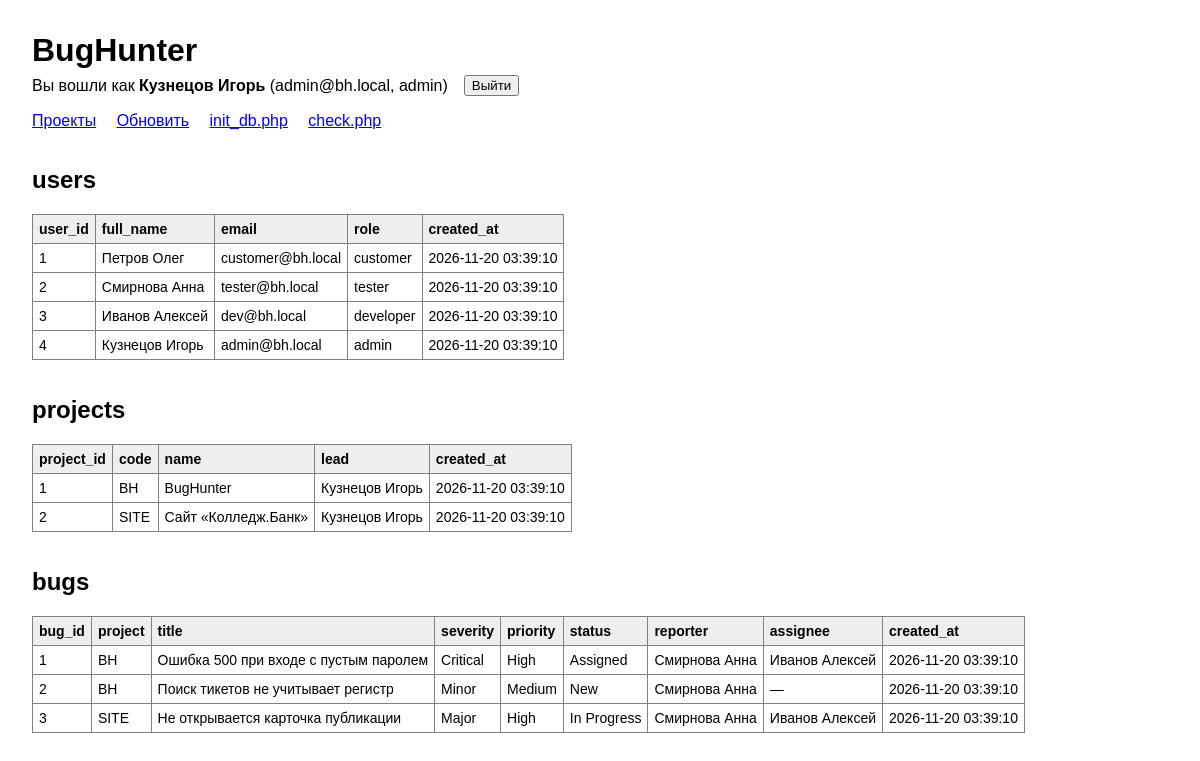
Screenshot of /index.php (signed in) with the database file from the repository.
### tables this page shows
CREATE TABLE users (
    user_id       INTEGER PRIMARY KEY AUTOINCREMENT,
    full_name     TEXT    NOT NULL,
    email         TEXT    NOT NULL UNIQUE,
    password_hash TEXT    NOT NULL,
    role          TEXT    NOT NULL
                  CHECK (role IN ('customer', 'tester', 'developer', 'admin')),
    created_at    TEXT    NOT NULL DEFAULT CURRENT_TIMESTAMP
);

CREATE TABLE projects (
    project_id INTEGER PRIMARY KEY AUTOINCREMENT,
    code       TEXT    NOT NULL UNIQUE
               CHECK (length(code) BETWEEN 2 AND 10),
    name       TEXT    NOT NULL,
    lead_id    INTEGER REFERENCES users (user_id) ON DELETE SET NULL,
    created_at TEXT    NOT NULL DEFAULT CURRENT_TIMESTAMP
, owner_id INTEGER REFERENCES users (user_id), description TEXT NOT NULL DEFAULT '');

CREATE TABLE bugs (
    bug_id      INTEGER PRIMARY KEY AUTOINCREMENT,
    project_id  INTEGER NOT NULL REFERENCES projects (project_id) ON DELETE CASCADE,
    reporter_id INTEGER NOT NULL REFERENCES users (user_id) ON DELETE RESTRICT,
    assignee_id INTEGER REFERENCES users (user_id) ON DELETE SET NULL,
    title       TEXT    NOT NULL CHECK (length(trim(title)) > 0),
    steps       TEXT,
    severity    TEXT    NOT NULL
                CHECK (severity IN ('Critical', 'Major', 'Minor', 'Trivial')),
    priority    TEXT    NOT NULL DEFAULT 'Medium'
                CHECK (priority IN ('High', 'Medium', 'Low')),
    status      TEXT    NOT NULL DEFAULT 'New'
                CHECK (status IN ('New', 'Assigned', 'In Progress', 'Fixed', 'Verified', 'Closed', 'Reopened')),
    created_at  TEXT    NOT NULL DEFAULT CURRENT_TIMESTAMP
);

### config/database.php (called while the page is built, shortened)
<?php
function getPdo(): PDO
{
    static $pdo = null;
    if ($pdo === null) {
        $pdo = new PDO('sqlite:' . DB_PATH, null, null, [
            PDO::ATTR_ERRMODE            => PDO::ERRMODE_EXCEPTION,
            PDO::ATTR_DEFAULT_FETCH_MODE => PDO::FETCH_ASSOC,
        ]);
        $pdo->exec('PRAGMA foreign_keys = ON');
    }
    return $pdo;
}

### index.php (the view, shortened to what this page needs)
<?php
require __DIR__ . '/auth.php';
$me = requireLogin();
try {
    $pdo = getPdo();
    $users = $pdo->query(
        'SELECT user_id, full_name, email, role, created_at FROM users ORDER BY user_id'
    )->fetchAll();
    $projects = $pdo->query(
        'SELECT p.project_id, p.code, p.name, u.full_name AS lead, p.created_at
         FROM projects p
         LEFT JOIN users u ON u.user_id = p.lead_id
         ORDER BY p.project_id'
    )->fetchAll();
    $bugs = $pdo->query(
        'SELECT b.bug_id, p.code AS project, b.title, b.severity, b.priority, b.status,
                r.full_name AS reporter, COALESCE(a.full_name, \'—\') AS assignee, b.created_at
         FROM bugs b
         JOIN projects p ON p.project_id = b.project_id
         JOIN users r    ON r.user_id = b.reporter_id
         LEFT JOIN users a ON a.user_id = b.assignee_id
         ORDER BY b.bug_id'
    )->fetchAll();
} catch (Throwable $e) {
    http_response_code(500);
    echo '<h1>Ошибка</h1><p>' . h($e->getMessage()) . '</p>';
    echo '<p>Запустите <a href="init_db.php">init_db.php</a>.</p>';
    exit;
}
function renderTable(string $title, array $rows): void
{
    echo '<h2>' . h($title) . '</h2>';
    echo '<table border="1" cellpadding="6" cellspacing="0" style="border-collapse:collapse">';
    echo '<tr>';
    foreach (array_keys($rows[0]) as $col) {
        echo '<th>' . h($col) . '</th>';
    }
    echo '</tr>';
    foreach ($rows as $row) {
        echo '<tr>';
        foreach ($row as $val) {
            echo '<td>' . h($val === null ? '' : (string) $val) . '</td>';
        }
        echo '</tr>';
    }
    echo '</table>';
}
?>
    <h1>BugHunter</h1>
    <div class="userbar">
        <span>Вы вошли как <b><?= h($me['full_name']) ?></b> (<?= h($me['email']) ?>, <?= h($me['role']) ?>)</span>
        <form method="POST" action="logout.php">
            <button type="submit">Выйти</button>
        </form>
    </div>
    <p class="links">
        <a href="projects.php">Проекты</a>
        <a href="index.php">Обновить</a>
        <a href="init_db.php">init_db.php</a>
        <a href="check.php">check.php</a>
    </p>
    <?php
    renderTable('users', $users);
    ?>

### auth.php (style rules this page uses)
body { font-family: sans-serif; margin: 2em; }
h1 { margin-bottom: .2em; }
h2 { margin-top: 1.5em; }
table { margin-top: .5em; }
th { background: #eee; text-align: left; }
td, th { font-size: 14px; vertical-align: top; }
.links a { margin-right: 1em; }
.userbar { display: flex; gap: 1em; align-items: center; }
.userbar form { margin: 0; }

### rows the page displays
users: full_name "Кузнецов Игорь", email "admin@bh.local", role "admin", user_id "4", created_at "2026-11-20 03:39:10"
users: user_id "1", full_name "Петров Олег", email "customer@bh.local", role "customer", created_at "2026-11-20 03:39:10"
users: user_id "2", full_name "Смирнова Анна", email "tester@bh.local", role "tester", created_at "2026-11-20 03:39:10"
users: user_id "3", full_name "Иванов Алексей", email "dev@bh.local", role "developer", created_at "2026-11-20 03:39:10"
projects: project_id "1", code "BH", name "BugHunter", owner.full_name "Кузнецов Игорь", created_at "2026-11-20 03:39:10"
projects: project_id "2", code "SITE", name "Сайт «Колледж.Банк»", owner.full_name "Кузнецов Игорь", created_at "2026-11-20 03:39:10"
bugs: bug_id "1", project.code "BH", title "Ошибка 500 при входе с пустым паролем", severity "Critical", priority "High", status "Assigned", val "Смирнова Анна", val "Иванов Алексей", created_at "2026-11-20 03:39:10"
bugs: bug_id "2", project.code "BH", title "Поиск тикетов не учитывает регистр", severity "Minor", priority "Medium", status "New", val "Смирнова Анна", val "—", created_at "2026-11-20 03:39:10"
bugs: bug_id "3", project.code "SITE", title "Не открывается карточка публикации", severity "Major", priority "High", status "In Progress", val "Смирнова Анна", val "Иванов Алексей", created_at "2026-11-20 03:39:10"

### other values shown
$title "users projects bugs"
$col "user_id"
$col "full_name"
$col "email"
$col "role"
$col "created_at"
$col "project_id"
$col "code"
$col "name"
$col "lead"
$col "bug_id"
$col "project"
$col "title"
$col "severity"
$col "priority"
